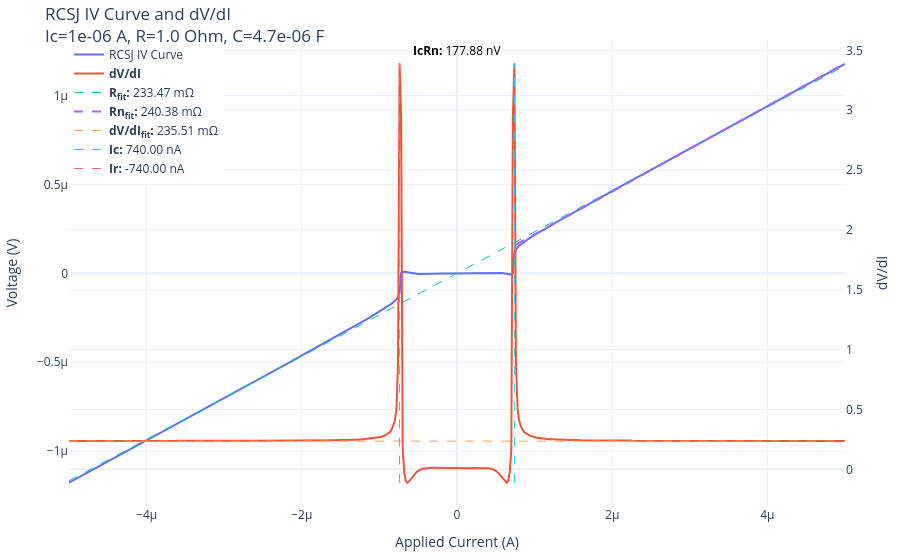

Source (notebook cell):
### Markdown cell above
# Testing

### Code cell
from scipy import stats
from scipy.signal import find_peaks
import jax.numpy as jnp
import plotly.graph_objects as go

# Calculate dV/dI
dV_dI = jnp.gradient(voltages_measured, currents_applied)
# Linear fit the dV/dI 
dV_dI_fit = constfit("dV_dI_fit", currents_applied, dV_dI)
print_fit_result(dV_dI_fit)

# Find the critical current Ic and retrapping current Ir using the two peaks of dV/dI curve
peaks_above_0, _ = find_peaks(dV_dI[currents_applied > 0], height=0)
peaks_below_0, _ = find_peaks(dV_dI[currents_applied < 0], height=0)

# Label the max peaks
max_peak_above_0 = peaks_above_0[jnp.argmax(dV_dI[currents_applied > 0][peaks_above_0])]
max_peak_below_0 = peaks_below_0[jnp.argmax(dV_dI[currents_applied < 0][peaks_below_0])]

Ic = currents_applied[currents_applied > 0][max_peak_above_0]
Ir = currents_applied[currents_applied < 0][max_peak_below_0]
print(f"Ic: {SI.f(Ic, SI.A)}")
print(f"Ir: {Ir:.4e} A")

# Linear fit the resistance R 
R_fit = polyfit("R_fit", currents_applied, voltages_measured)
print_fit_result(R_fit)

# Linear fit the normal resistance Rn(in the range I > Ic) and intercept Vn
Rn_fit = polyfit("Rn_fit", currents_applied[currents_applied > Ic], voltages_measured[currents_applied > Ic])
print_fit_result(Rn_fit)



# Plot the RCSJ response for applied current from -2 µA to 2 µA using Plotly
fig = go.Figure()

# Add IV curve
fig.add_trace(go.Scatter(x=currents_applied, y=voltages_measured, mode='lines', name='RCSJ IV Curve'))
# Add dV/dI curve with secondary y-axis
fig.add_trace(go.Scatter(x=currents_applied, y=dV_dI, mode='lines', name='<b>dV/dI</b>', line=dict(width=2), yaxis='y2'))
# Add R linear fit
fig.add_trace(go.Scatter(x=currents_applied, y=currents_applied * R_fit.slope + R_fit.intercept, mode='lines', name=f'<b>R<sub>fit</sub>:</b> {SI.f(R_fit.slope, SI.Ω)}', line=dict(width=1, dash='dash')))
# Add Rn linear fit
fig.add_trace(go.Scatter(x=currents_applied[currents_applied > Ic], y=currents_applied[currents_applied > Ic] * Rn_fit.slope + Rn_fit.intercept, mode='lines', name=f'<b>Rn<sub>fit</sub>:</b> {SI.f(Rn_fit.slope, SI.Ω)}', line=dict(width=2, dash='dash')))
# Add dV/dI linear fit with secondary y-axis
fig.add_trace(go.Scatter(x=currents_applied, y=currents_applied * dV_dI_fit.intercept + dV_dI_fit.intercept, mode='lines', name=f'<b>dV/dI<sub>fit</sub>:</b> {SI.f(dV_dI_fit.intercept, SI.Ω)}', line=dict(width=1,dash='dash'), yaxis='y2'))
# Add vertical dashed line at x = Ic using go.Scatter
fig.add_trace(go.Scatter(x=[Ic, Ic], y=[min(dV_dI), max(dV_dI)],mode='lines',name=f'<b>Ic:</b> {SI.f(Ic, SI.A)}',line=dict(width=1, dash='dash'),yaxis='y2'))
# Add vertical dashed line at x = Ir using go.Scatter
fig.add_trace(go.Scatter(x=[Ir, Ir], y=[min(dV_dI), max(dV_dI)],mode='lines',name=f'<b>Ir:</b> {SI.f(Ir, SI.A)}',line=dict(width=1, dash='dash'),yaxis='y2'))
# Add annotations for IcRn
fig.add_annotation(xref="paper", yref="paper", x=0.5, y=1, text=f'<b>IcRn:</b> {SI.f(Ic * Rn_fit.slope, SI.V)}', showarrow=False, font=dict(
        size=12,
        color="black"
    ),)

fig.update_layout(
    title=f'RCSJ IV Curve and dV/dI<br>Ic={1e-6} A, R={R} Ohm, C={C} F',
    xaxis_title='Applied Current (A)',
    yaxis=dict(
        title='Voltage (V)',
    ),
    yaxis2=dict(
        title='dV/dI',
        overlaying='y',
        side='right'
    ),
    legend=dict(x=0, y=1),
    margin=dict(l=40, r=40, t=40, b=40),
    template='plotly_white'
)

fig.show()

### Figure 1 — Plotly figure (JSON) as saved in the notebook; plotly's stock layout.template omitted (floating-point values rounded to 4 significant figures; data arrays with more than 128 entries replaced by an {"elided": "..."} marker saying what was removed)
{"data": [{"mode": "lines", "name": "RCSJ IV Curve", "type": "scatter", "x": {"elided": "501 float values"}, "y": {"elided": "501 float values"}}, {"line": {"width": 2}, "mode": "lines", "name": "<b>dV/dI</b>", "type": "scatter", "x": {"elided": "501 float values"}, "y": {"elided": "501 float values"}, "yaxis": "y2"}, {"line": {"dash": "dash", "width": 1}, "mode": "lines", "name": "<b>R<sub>fit</sub>:</b> 233.47 mΩ", "type": "scatter", "x": {"elided": "501 float values"}, "y": {"elided": "501 float values"}}, {"line": {"dash": "dash", "width": 2}, "mode": "lines", "name": "<b>Rn<sub>fit</sub>:</b> 240.38 mΩ", "type": "scatter", "x": {"elided": "213 float values"}, "y": {"elided": "213 float values"}}, {"line": {"dash": "dash", "width": 1}, "mode": "lines", "name": "<b>dV/dI<sub>fit</sub>:</b> 235.51 mΩ", "type": "scatter", "x": {"elided": "501 float values"}, "y": {"elided": "501 float values"}, "yaxis": "y2"}, {"line": {"dash": "dash", "width": 1}, "mode": "lines", "name": "<b>Ic:</b> 740.00 nA", "type": "scatter", "x": [7.4e-07, 7.4e-07], "y": [-0.1117, 3.392], "yaxis": "y2"}, {"line": {"dash": "dash", "width": 1}, "mode": "lines", "name": "<b>Ir:</b> -740.00 nA", "type": "scatter", "x": [-7.4e-07, -7.4e-07], "y": [-0.1117, 3.392], "yaxis": "y2"}], "layout": {"annotations": [{"font": {"color": "black", "size": 12}, "showarrow": false, "text": "<b>IcRn:</b> 177.88 nV", "x": 0.5, "xref": "paper", "y": 1, "yref": "paper"}], "legend": {"x": 0, "y": 1}, "margin": {"b": 40, "l": 40, "r": 40, "t": 40}, "title": {"text": "RCSJ IV Curve and dV/dI<br>Ic=1e-06 A, R=1.0 Ohm, C=4.7e-06 F"}, "xaxis": {"title": {"text": "Applied Current (A)"}}, "yaxis": {"title": {"text": "Voltage (V)"}}, "yaxis2": {"overlaying": "y", "side": "right", "title": {"text": "dV/dI"}}}}
